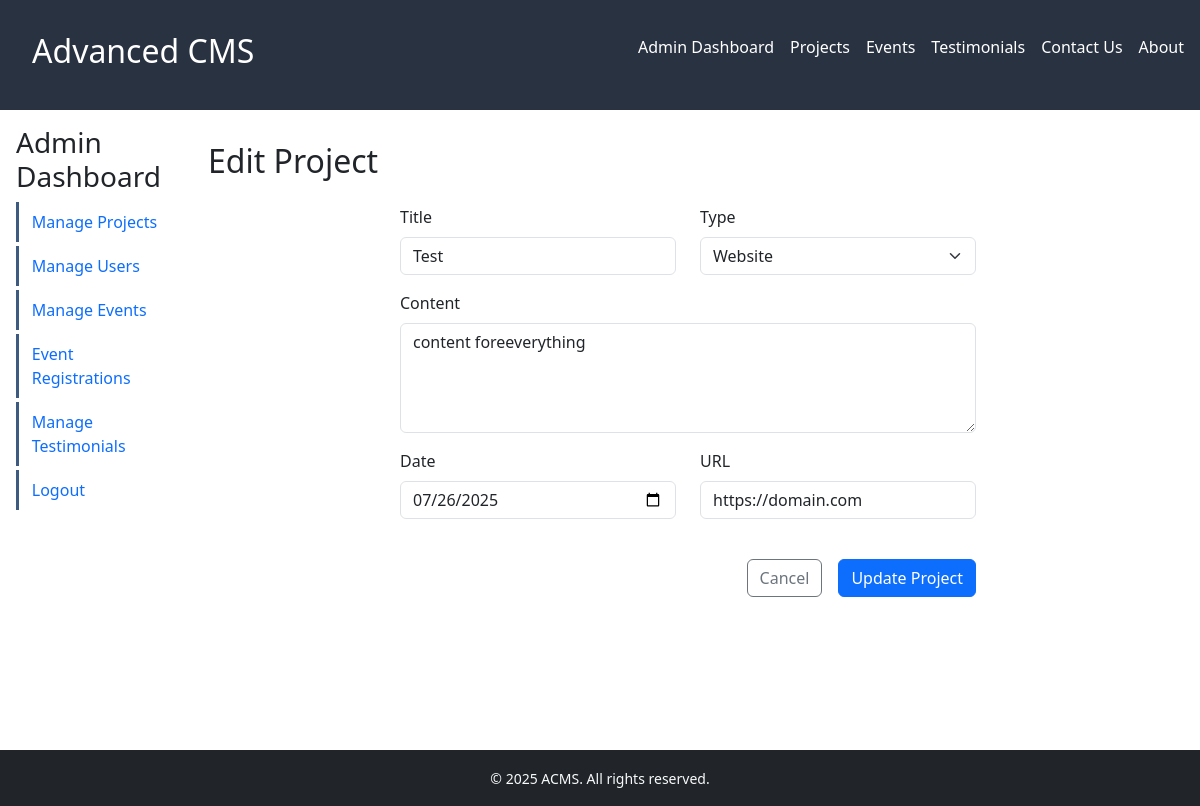
/admin/projects_edit.php?id=3 (signed in), run on the app's committed database.
### tables this page shows
CREATE TABLE `projects` (
  `id` int(11) NOT NULL,
  `title` varchar(100) NOT NULL,
  `content` text NOT NULL,
  `url` varchar(100) NOT NULL,
  `type` enum('Graphic Design','Website') NOT NULL,
  `date` date NOT NULL,
  `photo` longblob,
  `dateAdded` datetime NOT NULL DEFAULT CURRENT_TIMESTAMP
);

### admin/projects_edit.php (the view, shortened to what this page needs)
<?php
include('includes/database.php');
include('includes/header.php');
?>
<h2>Edit Project</h2>
<?php
$query = 'SELECT * FROM projects WHERE id = "' . $_GET["id"] . '" LIMIT 1';
$result = mysqli_query($connect, $query);
$record = mysqli_fetch_assoc($result);
?>
<div class="container mt-4" style="max-width: 600px;">
    <form method="POST">
        <div class="row">
            <div class="col-md-6 mb-3">
                <label for="title" class="form-label">Title</label>
                <input type="text" class="form-control" id="title" name="title"
                       value="<?php echo $record['title']; ?>" required>
            </div>
            <div class="col-md-6 mb-3">
                <label for="type" class="form-label">Type</label>
                <select class="form-select" id="type" name="type" required>
                    <?php
                    $values = array('Graphic Design', 'Website');
                    foreach($values as $key => $value) {
                        echo '<option value="'.$value.'"';
                        if($record['type'] == $value) echo ' selected';
                        echo '>'.$value.'</option>';
                    }
                    ?>
                </select>
            </div>
        </div>
        <div class="mb-3">
            <label for="content" class="form-label">Content</label>
            <textarea class="form-control" id="content" name="content" rows="4"
                      placeholder="Enter project description..."><?php echo $record['content']; ?></textarea>
        </div>
        <div class="row">
            <div class="col-md-6 mb-3">
                <label for="date" class="form-label">Date</label>
                <input type="date" class="form-control" id="date" name="date"
                       value="<?php echo $record['date']; ?>" required>
            </div>
            <div class="col-md-6 mb-3">
                <label for="url" class="form-label">URL</label>
                <input type="url" class="form-control" id="url" name="url"
                       value="<?php echo $record['url']; ?>" placeholder="https://example.com">
            </div>
        </div>
        <div class="d-grid gap-2 d-md-flex justify-content-md-end mt-4">
            <a href="projects.php" class="btn btn-outline-secondary me-md-2">Cancel</a>
            <button type="submit" class="btn btn-primary">Update Project</button>
        </div>
    </form>
</div>
<?php
include('includes/footer.php');
?>

### admin/styles.css (style rules this page uses)
:root { --text: #293241; --light-text: #fff; --secondary: #3d5a80; --accent: #cc3f1e; --accent-light: rgba(204, 63, 30, 0.2); --light: #e0fbfc; --light-alt: #e5e6e8;; }
*, *::before, *::after { box-sizing:inherit; }
body { font-family: Arial, Helvetica, sans-serif; }

### data on the page
projects: title "Test", type "Website", content "content foreeverything", date "07/26/2025", url "https://domain.com"
